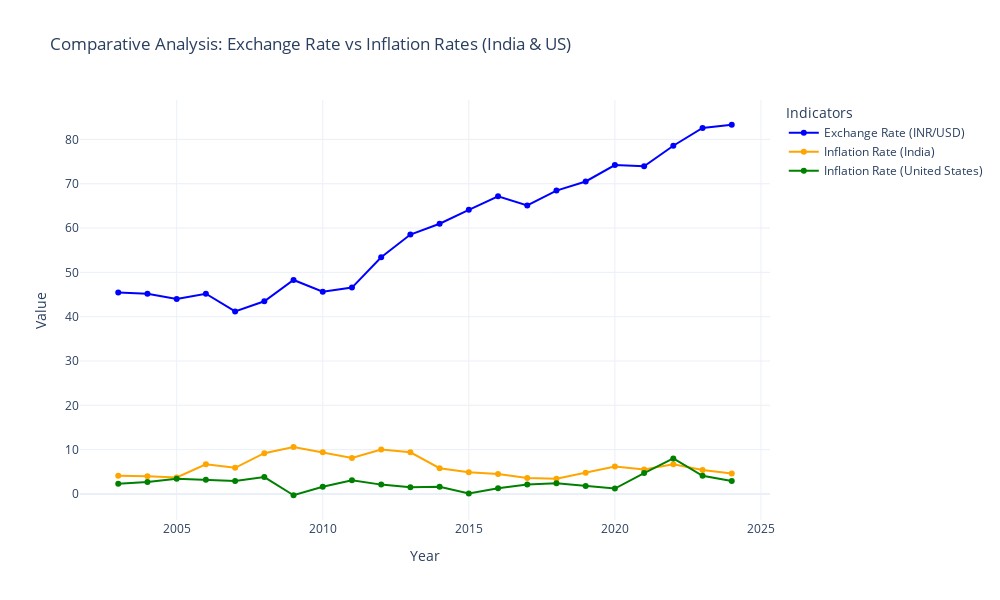

Write notebook code for a chart like this one.
### Markdown cell above
Findings from the correlation analysis:

Exchange Rate vs. Inflation Rate (India): The correlation coefficient is approximately -0.34, which indicates a weak negative relationship. It suggests that as inflation in India increases, the INR tends to depreciate against the USD, though the relationship is not very strong.

Exchange Rate vs. Inflation Rate (United States): The correlation coefficient is approximately 0.24, which indicates a weak positive relationship. It suggests that higher inflation in the United States might be associated with a depreciation of the USD against the INR, but again, the relationship is not strong.

Inflation Rate (India) vs. Inflation Rate (United States): The correlation between the inflation rates of India and the United States is very weak and negative (-0.12), which indicates that the inflation rates in these two countries do not move together.

Next, we’ll perform a comparative analysis to highlight periods of significant divergence or convergence between the inflation rates and the exchange rates:

### Code cell
fig = go.Figure()

fig.add_trace(go.Scatter(x=merged_df['Year'],
                         y=merged_df['Exchange Rate (INR/USD)'],
                         mode='lines+markers',
                         name='Exchange Rate (INR/USD)',
                         line=dict(color='blue')))

fig.add_trace(go.Scatter(x=merged_df['Year'],
                         y=merged_df['Inflation Rate (India)'],
                         mode='lines+markers',
                         name='Inflation Rate (India)',
                         line=dict(color='orange')))

fig.add_trace(go.Scatter(x=merged_df['Year'],
                         y=merged_df['Inflation Rate (United States)'],
                         mode='lines+markers',
                         name='Inflation Rate (United States)',
                         line=dict(color='green')))

fig.update_layout(title='Comparative Analysis: Exchange Rate vs Inflation Rates (India & US)',
                  xaxis_title='Year',
                  yaxis_title='Value',
                  legend_title_text='Indicators',
                  template='plotly_white',
                  height=600,
                  width=1000)

fig.show()

### Figure 1 — Plotly figure (JSON) as saved in the notebook; plotly's stock layout.template omitted (floating-point values rounded to 4 significant figures)
{"data": [{"line": {"color": "blue"}, "mode": "lines+markers", "name": "Exchange Rate (INR/USD)", "type": "scatter", "x": [2003, 2004, 2005, 2006, 2007, 2008, 2009, 2010, 2011, 2012, 2013, 2014, 2015, 2016, 2017, 2018, 2019, 2020, 2021, 2022, 2023, 2024], "y": [45.48, 45.19, 44.0, 45.18, 41.19, 43.46, 48.28, 45.62, 46.56, 53.4, 58.53, 60.97, 64.12, 67.17, 65.11, 68.45, 70.51, 74.22, 73.94, 78.58, 82.58, 83.31]}, {"line": {"color": "orange"}, "mode": "lines+markers", "name": "Inflation Rate (India)", "type": "scatter", "x": [2003, 2004, 2005, 2006, 2007, 2008, 2009, 2010, 2011, 2012, 2013, 2014, 2015, 2016, 2017, 2018, 2019, 2020, 2021, 2022, 2023, 2024], "y": [4.1, 4.0, 3.7, 6.7, 5.9, 9.2, 10.6, 9.4, 8.1, 10.0, 9.4, 5.8, 4.9, 4.5, 3.6, 3.4, 4.8, 6.2, 5.5, 6.7, 5.4, 4.6]}, {"line": {"color": "green"}, "mode": "lines+markers", "name": "Inflation Rate (United States)", "type": "scatter", "x": [2003, 2004, 2005, 2006, 2007, 2008, 2009, 2010, 2011, 2012, 2013, 2014, 2015, 2016, 2017, 2018, 2019, 2020, 2021, 2022, 2023, 2024], "y": [2.3, 2.7, 3.4, 3.2, 2.9, 3.8, -0.3, 1.6, 3.1, 2.1, 1.5, 1.6, 0.1, 1.3, 2.1, 2.4, 1.8, 1.2, 4.7, 8.0, 4.1, 2.9]}], "layout": {"height": 600, "legend": {"title": {"text": "Indicators"}}, "title": {"text": "Comparative Analysis: Exchange Rate vs Inflation Rates (India & US)"}, "width": 1000, "xaxis": {"title": {"text": "Year"}}, "yaxis": {"title": {"text": "Value"}}}}
